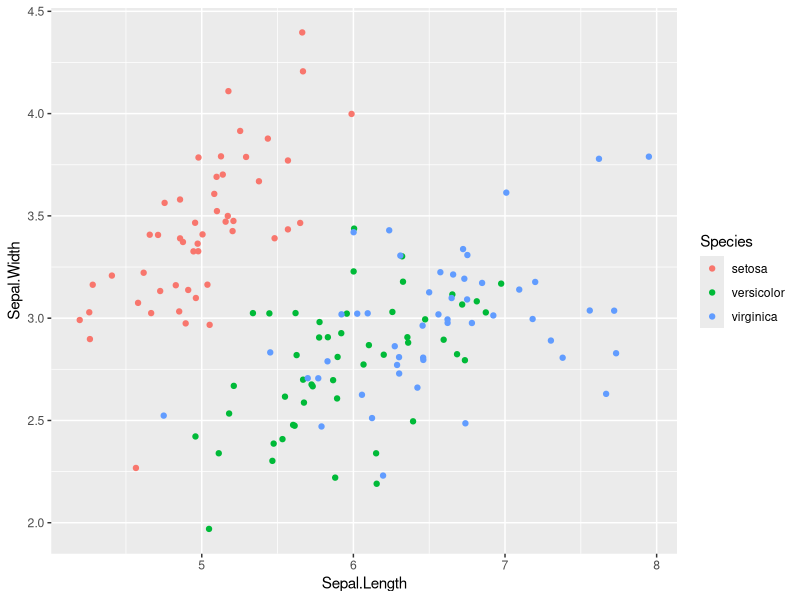
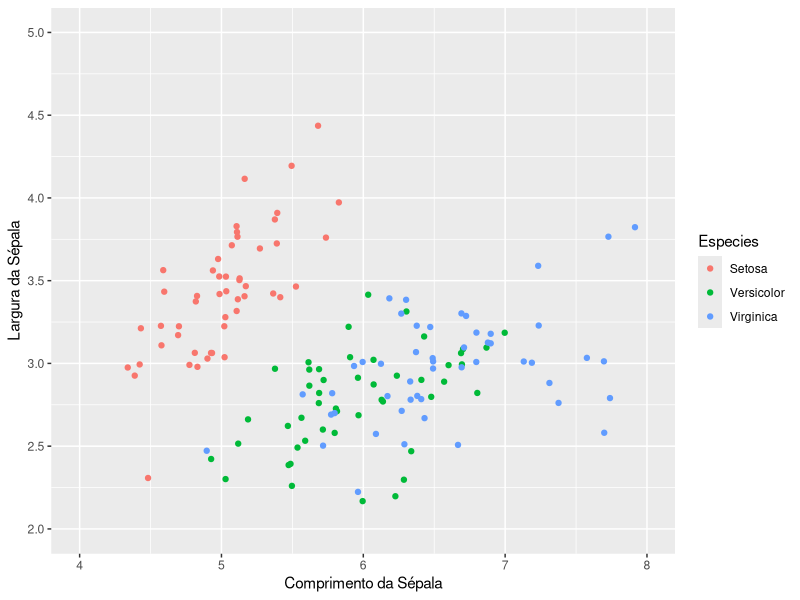
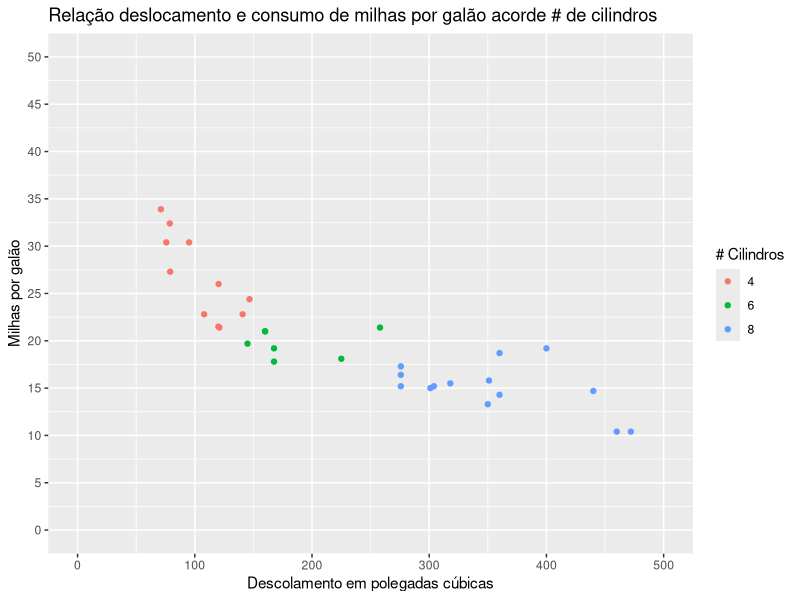
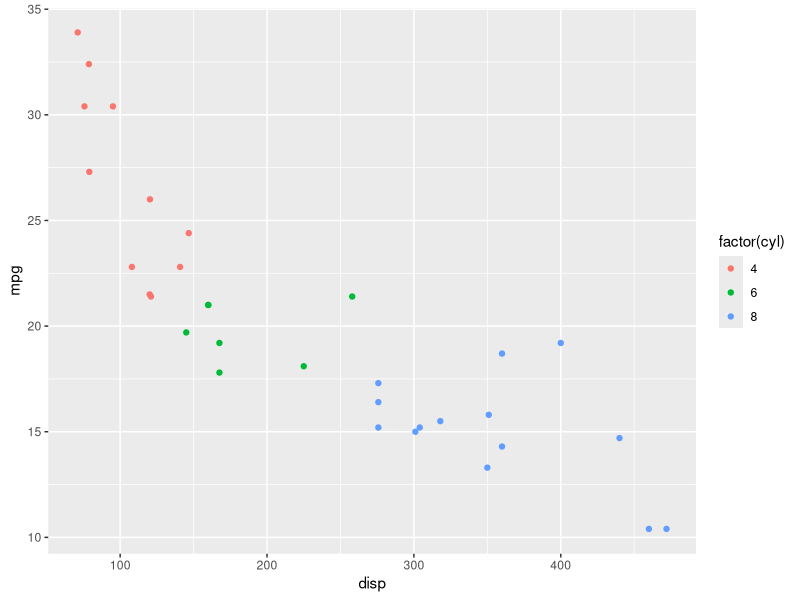
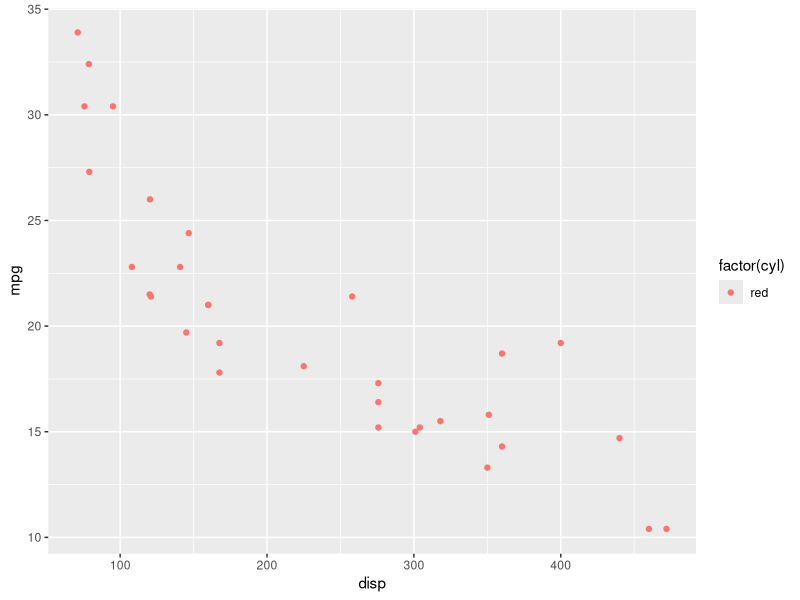
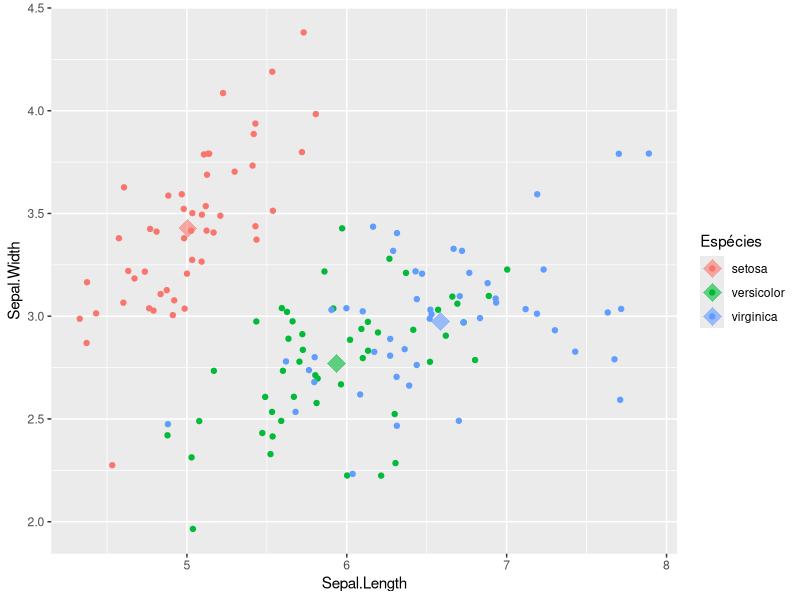
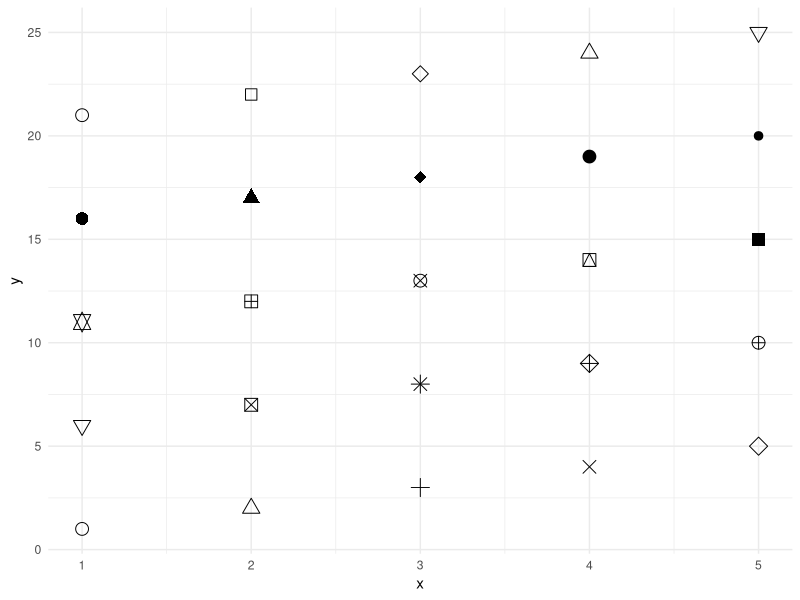
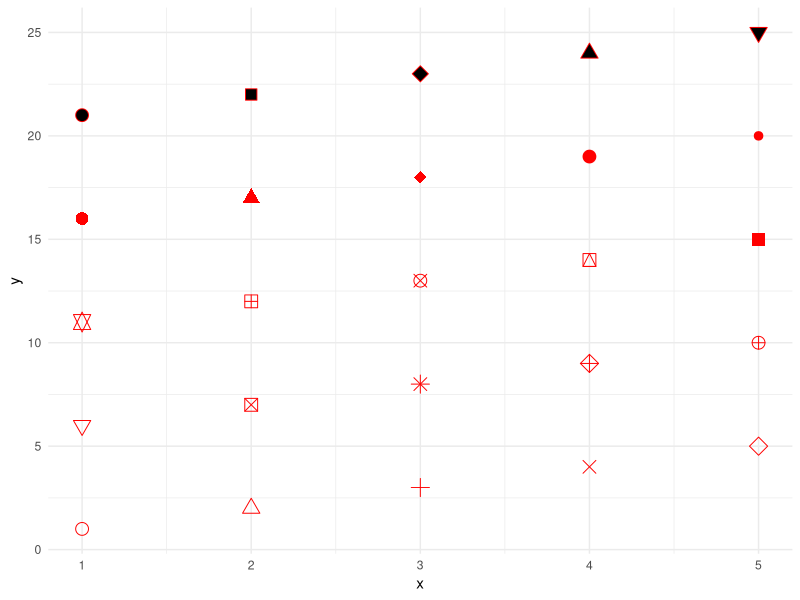

Write the R code that produced these figures, in order.
## ---- chunk 1
knitr::opts_chunk$set(echo = TRUE)
library(tidyverse)
## ---- chunk 2
posn.j <- position_jitter(width = 0.2)

ggplot(iris, aes(x = Sepal.Length, y = Sepal.Width, col = Species)) +
  geom_point(position = posn.j)
## ---- chunk 3
# as primeiras duas camadas são as básicas de plotagem, com dados e geometria
ggplot(iris, aes(x = Sepal.Length, y = Sepal.Width, col = Species)) +
    geom_point(position = "jitter")                                 +

# esta camada controla a apariência do eixo "x", se estabelece o nome do eixo,  os limites, assim como o intervalo em que serão colocadas as etiquetas (breaks)
      scale_x_continuous("Comprimento da Sépala", 
                         limits = c(4, 8),
                         breaks = seq(4, 8, 1))                     +

# esta camada controla o eixo "y", nome, limites e intervalos      
      scale_y_continuous("Largura da Sépala", 
                         limits = c(2, 5),
                         breaks = seq(2, 5, 0.5))                   +

  # esta camada controla a apariência da escala de cores, de tipo discreta. Coloca nome na legenda e nas categorias       
      scale_color_discrete("Especies",labels = c("Setosa", "Versicolor", "Virginica"))

## ---- chunk 4
# Solução:
# primeira camada, dados e mapeamento de variáveis, cor pelo cilindro
ggplot(mtcars, aes(x=disp, y = mpg, col = factor(cyl)))             +

# segunda camada, pontos
    geom_point()                                                    +

# terceira camada, título
      labs(title = "Relação deslocamento e consumo de milhas por galão acorde # de cilindros") +

# quarta camada, escala no eixo "x", contínua, define os limites e os intervalos
      scale_x_continuous("Descolamento em polegadas cúbicas", 
                       limits = c(0,500), 
                       breaks = seq(0,500,100))                     +

# quinta camada, escala no eixo "y", contínua, define os limites e os intervalos
      scale_y_continuous("Milhas por galão", 
                       limits = c(0,50), 
                       breaks = seq(0,50,5))                        +
# sexta camada, escala de cor discreta com nome
        scale_color_discrete("# Cilindros")
## ---- chunk 5
# primeiro gráfico, a cor está definida globalmente acorde factor(cyl)
ggplot(mtcars, aes(x=disp, y = mpg, col = factor(cyl)))             +
  geom_point() 

# segundo gráfico, a cor está definida na camada da geometria e tem prioridade...
ggplot(mtcars, aes(x=disp, y = mpg, col = factor(cyl)))             +
  geom_point(aes(col = "red")) 
## ---- chunk 6
iris.resumo <- aggregate(iris[1:4], by = list(iris$Species), mean)

# para evitar conflitos de nomes na determinação das cores, colocamos o nome
names(iris.resumo)[1] <- "Species"

iris.resumo
## ---- chunk 7
# primeira camada com a definição dos dados e cor
ggplot(iris, aes(x = Sepal.Length, y = Sepal.Width, col = Species))       +

#segunda camada, apenas pontos, estética determinada globalmente
  geom_jitter()                                                           +

# terceira camada, definimos os dados, tamanho e etiqueta
     geom_point(data = iris.resumo, shape = 18, size = 6, alpha = 0.6)    +

# quarta camada com o nome da legenda
            scale_color_discrete("Espécies")
## ---- chunk 8
# gráfico das 25 formas diferentes
df2 <- data.frame(x = 1:5 , y = 1:25, z = 1:25)
s <- ggplot(df2, aes(x, y))

# primeiro grafico todos com cor preto e tamanho 4
s + geom_point(aes(shape = z), size = 4) +
  scale_shape_identity() +
    theme_minimal()

# simbolos 20-25 tem também borda e preenchimento de cor
s + geom_point(aes(shape = z), size = 4, colour = "Red", fill = "Black") +
  scale_shape_identity() +
    theme_minimal()

## ---- chunk 9
# Solução:
# cálculo das médias
mtcars.resumo <- aggregate(mtcars[,c(1,7)], by = list(mtcars$gear), mean)

# para evitar conflitos de nomes na determinação das cores, colocamos o nome "gear"
names(mtcars.resumo)[1] <- "gear"

# olhe o resumo
mtcars.resumo

# gráfico
# primeira camada com a definição dos dados e cor
ggplot(mtcars, aes(x = mpg, y = qsec, col = factor(gear)) )             +

#segunda camada, apenas pontos com separação jitter, estética determinada globalmente
  geom_jitter()                                                         +

# terceira camada, definimos os dados, tamanho e etiqueta
    geom_point(data = mtcars.resumo, 
               shape = 18, 
               size  = 6, 
               alpha = 0.5)                                             +

# quarta camada com o nome da legenda
           scale_color_discrete("Marchas")                              +
  
# titulos
  labs(title = "Relação milha por galão e qsec acorde tipo de marchas") +
  
  theme_classic()
## ---- chunk 10
# crio um vetor com o nome dos meses
nome.meses <- c("Jan", "Fev", "Mar", "Abril","Mai", "Jun", "Jul", "Ago", "Set", "out", "Nov", "Dez")

# crio o dataframe, com os meses, as cidades e as temperaturas
media.temp <- data.frame(meses = factor((nome.meses), levels = nome.meses),
                         cidades = rep(c("Porto Alegre,RS", "Rio de Janeiro,RJ", "Teresina,PI"), each = 12),
                         temp = c(24.8,	24.0,	21.8,	18.6,	15.8,	14.7,	14.9,	16.3,	18.2,	20.5,	22.7, 21.6,
                                  26.1,	26.0,	25.2,	23.6,	21.8,	20.9,	20.6,	21.0,	21.7,	22.5,	23.8,	24.6,
                                  26.8,	26.5,	27.0,	26.9,	26.8,	26.8,	26.9,	28.2,	29.2,	29.3,	29.0,	28.0))
head(media.temp)

# gráfico do dataframe, primeiro os dados e mapeamento de variáveis
ggplot(media.temp, aes(x = meses, y = temp, group = cidades, color = cidades)) +
# adiciona pontos
    geom_point(size = 1.3)                                                       + 
# adiciona linha entre pontos
      geom_line(size = 1)                                                        +
# adiciona titulos e tema
        labs(title    = "Temperatura média anual em 3 capitais de estados",
             subtitle = "Fonte: www.pt.climate-data.org - Jul2017",
             caption  =  "Oficina AED - II")           +
          theme_minimal()

## ---- chunk 11
# Solução:
# gráfico do dataframe, primeiro os dados e mapeamento de variáveis
ggplot(media.temp, aes(x = meses, y = temp, group = cidades, color = cidades))   +

# adiciona pontos
    geom_point(size = 1.3)                                                       + 

# adiciona linha entre pontos, tamanha 1 e tipo 4
      geom_line(size = 1)                                                        +

# adiciona linha suave sem intervalo de confiança
        geom_smooth(se = F, linetype = 4)                                        +

# adiciona titulos e tema
        labs(title    = "Temperatura média anual em 3 capitais de estados com linha de regressão",
             subtitle = "Fonte: www.pt.climate-data.org - Jul2017",
             caption  =  "Oficina AED - II")                                     +
          theme_minimal()

## ---- chunk 12
# grafico de série temporal
head(economics)

# uma e duas variáveis 
ggplot(economics, aes(date, psavert))          + 
  geom_line(aes(col = "blue"))                 +
    geom_line(aes(date, uempmed, col = "red")) +
  # quarta camada com o nome da legenda
      scale_color_discrete("Séries", 
                           labels = c("uempmed", "psavert"))

# diversas variáveis, note a compatibilização das variáveis para ter o eixo comumy entre 0 e 1
ggplot(economics_long, aes(date, value01, colour = variable)) +
  geom_line() +
    theme_minimal()


## ---- chunk 13
# usando ggfortify
library(ggfortify)
autoplot(sunspot.year, ts.colour = 'red', ts.linetype = 'dashed') +
  labs(title = " Manchas solares anuais desde 1700")              +
    scale_x_continuous("Anos", 
                         limits = c(1700, 2000),
                         breaks = seq(1700, 2000, 25))            +
    theme_bw()
## ---- chunk 14
# usando broom
library(broom)
autoplot(sunspot.year, ts.colour = 'red', ts.linetype = 'dashed') +
  labs(title = " Manchas solares anuais desde 1700")              +

# esta camada controla o eixo "y", nome, limites e intervalos
      scale_x_continuous("Anos", 
                         limits = c(1700, 2000),
                         breaks = seq(1700, 2000, 25))            +

# esta camada controla o eixo "y", nome, limites e intervalos      
      scale_y_continuous("Número de manchas", 
                         limits = c(0, 200),
                         breaks = seq(0, 200, 25))                +

      theme_bw()

## ---- chunk 15
library(ggfortify)
# a série que tem formato de dataframe é transformada em objeto R "Time-Series"

# gráfico separado por variável
eco <- ts(economics)

# facets
autoplot(eco[,2:5], facets = T)

# eixo unificado
autoplot(eco[,2:5], facets = F)
## ---- chunk 16
sessionInfo()
